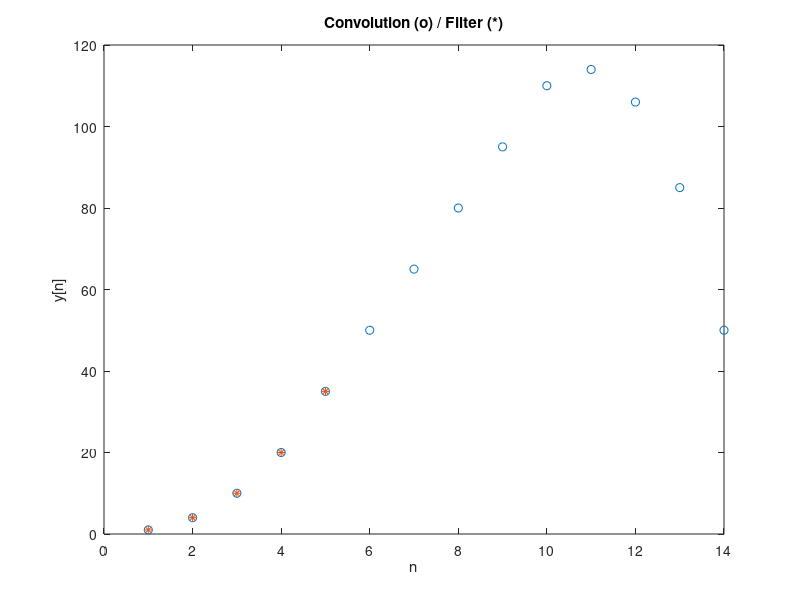

The MATLAB script that drew this image:
clc; clear;

% Configure input
x = 1:5;
xn = x;
h = 1:10;
hn = h;
len_x = length(x);
len_h = length(h);
% Output y
len_y = len_x + len_h;
y = zeros(1, len_y-1);
% Adding zeros to x and tmp for looping substitution
x = [x zeros(1, len_h-1)];
tmp = zeros(1, len_h);

% Looping convolution of x and h
for i = 0 : len_y-2
    % Keep shifting tmp to the right with input x (as illustrated in class)
    tmp = [x(i + 1) tmp(1 : end-1)];
    % y_tmp equals to x_tmp matrix times h matrix
    y_tmp = tmp * h';
    y(i + 1) = y_tmp;
end

conv_result = y;
% Built-in convolution function
built_in_conv_result = conv(xn,hn);
% Built-in filter function
built_in_filt_result = filter(hn, 1, xn);

l1=1:14;
l2=1:5;
plot(l1, conv_result, 'o', l2, built_in_filt_result, '*')
xlabel('n')
ylabel('y[n]')
title('Convolution (o) / Filter (*)');
%subplot(2, 1, 1)
%stem(y(l1));
%subplot(2, 1, 2)
%stem(built_in_filt_result(l2));

xn
hn
conv_result
built_in_conv_result
built_in_filt_result